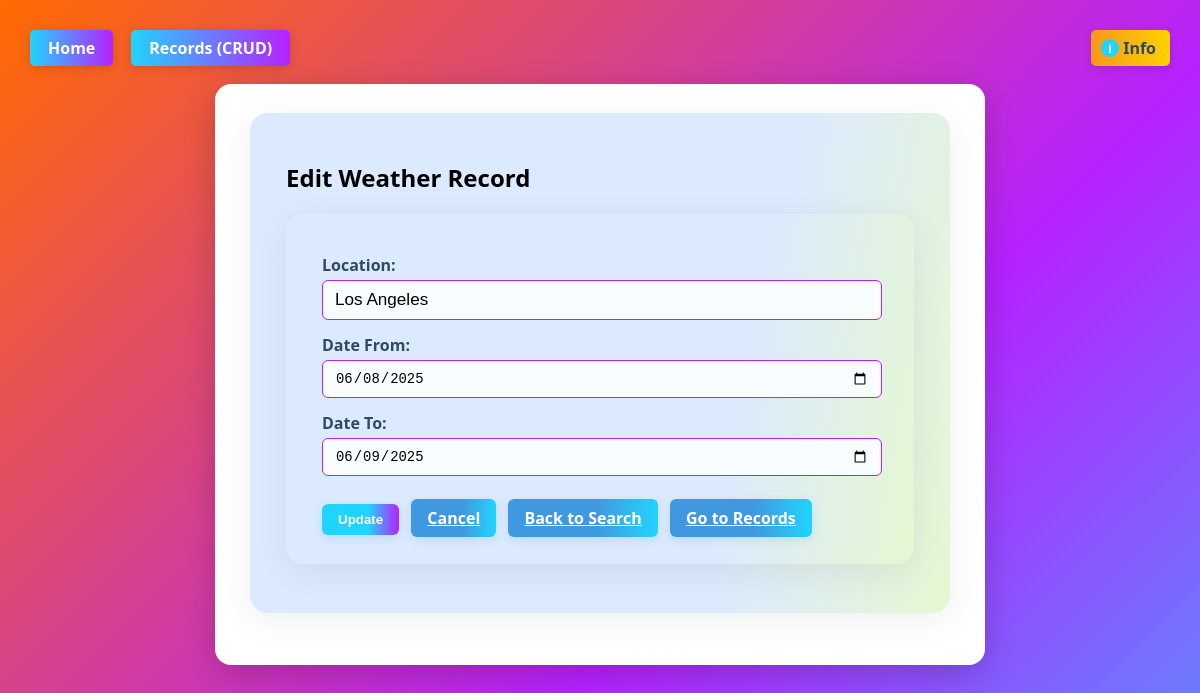
The page /records/14/edit on the database its author committed.
### app/models.py (models this page shows, shortened)
class WeatherRecord(db.Model):
    id = db.Column(db.Integer, primary_key=True)
    location_input = db.Column(db.String(128), nullable=False)
    resolved_location = db.Column(db.String(128), nullable=False)
    date_from = db.Column(db.Date, nullable=False)
    date_to = db.Column(db.Date, nullable=False)
    created_at = db.Column(db.DateTime, default=datetime.utcnow, nullable=False)
    weather_data = db.Column(db.Text, nullable=False)  # Store API JSON as text

### app/routes.py (the view, shortened to what this page needs)
@main_bp.route("/records/<int:record_id>/edit", methods=["GET", "POST"])
def edit_record(record_id):
    record = WeatherRecord.query.get_or_404(record_id)
    return render_template("edit.html", record=record)

### templates/edit.html
{% extends "base.html" %}
{% block content %}
<div class="crud-card">
  <h2>Edit Weather Record</h2>
  <form method="POST" class="crud-form">
    <label>Location:</label>
    <input type="text" name="location_input" value="{{ record.location_input }}" required>
    <label>Date From:</label>
    <input type="date" name="date_from" value="{{ record.date_from }}" required>
    <label>Date To:</label>
    <input type="date" name="date_to" value="{{ record.date_to }}" required>
    <button type="submit" class="btn main-btn">Update</button>
    <a href="{{ url_for('main.list_records') }}" class="btn">Cancel</a>
    <a href="{{ url_for('main.index') }}" class="btn">Back to Search</a>
    <a href="{{ url_for('main.list_records') }}" class="btn">Go to Records</a>
  </form>
</div>
{% endblock %}

### static/style.css (style rules this page uses)
body { font-family: 'Segoe UI', Arial, sans-serif; margin: 30px; background: linear-gradient(-45deg, #0f2027, #2c5364, #f7971e, #ffd200, #21d4fd, #b721ff, #ff6a00); background-size: 400% 400%; animation: gradientBG 15s ease infinite; }
.btn { padding: 8px 16px; border: none; border-radius: 6px; background: linear-gradient(90deg, #4099e0 60%, #21d4fd 100%); color: #fff; cursor: pointer; font-weight: 600; box-shadow: 0 3px 8px #4099e033; transition: background 0.2s, transform 0.1s; }
.btn.main-btn { background: linear-gradient(90deg, #21d4fd 60%, #b721ff 100%); }
.crud-card, .crud-form, .crud-table { background: linear-gradient(100deg, #dbeafe 70%, #e6f7d2 100%); border-radius: 18px; padding: 28px 36px 25px 36px; box-shadow: 0 8px 36px #0001; margin-bottom: 24px; }
.crud-form label { font-weight: 600; color: #2e4a62; display: block; margin: 12px 0 4px 0; }
.crud-form input[type="text"], .crud-form input[type="date"] { padding: 9px 12px; border: 1.5px solid #b721ff; border-radius: 6px; background: #fafdff; font-size: 1.07em; margin-bottom: 14px; width: 96%; display: block; }
.crud-form button, .crud-form a.btn { margin-top: 14px; margin-right: 8px; margin-bottom: 4px; }

### rows shown on the page
WeatherRecord: location_input "Los Angeles", date_from "06/08/2025", date_to "06/09/2025"
